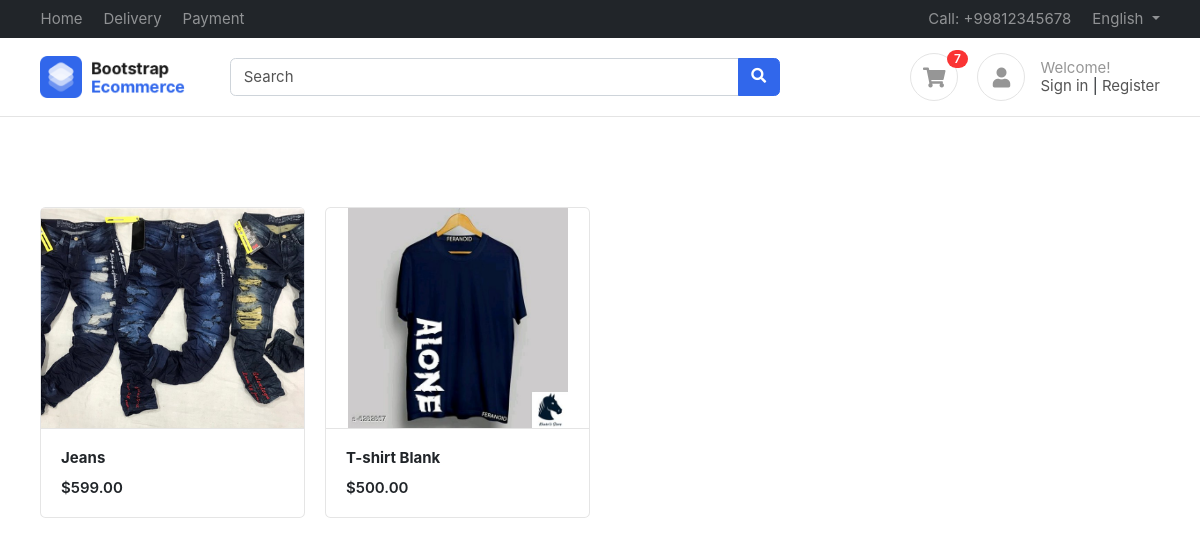
Screenshot of / (signed in) with the database file from the repository.
### accounts/models.py (models this page shows)
class Profile(BaseModel):
    user = models.OneToOneField(User, on_delete=models.CASCADE, related_name="profile")
    is_email_verified = models.BooleanField(default=False)
    email_token = models.CharField(max_length=100, null=True, blank=True)
    profile_image = models.ImageField(upload_to='profile')
    def get_cart_count(self):
        return CartItems.objects.filter(cart__is_paid=False, cart__user=self.user).count()

### products/models.py (models this page shows, shortened)
class Product(BaseModel):
    product_name=models.CharField(max_length=100)
    category=models.ForeignKey(Category,on_delete=models.CASCADE,related_name="products")
    price=models.IntegerField()
    product_description=models.TextField()
    slug=models.SlugField(unique=True,null=True,blank=True)
    color_variant=models.ManyToManyField(ColorVariant,blank=True)
    size_variant=models.ManyToManyField(SizeVariant,blank=True)
    discount_price = models.DecimalField(max_digits=10, decimal_places=2, blank=True, null=True)

class  ProductImage(BaseModel):
    product=models.ForeignKey(Product,on_delete=models.CASCADE,related_name="product_images")
    image=models.ImageField(upload_to="product")

### home/views.py (the view)
# urls.py: path('', index, name="index"),
def index(request):
    context={'products':Product.objects.all()}
    return render(request,'home/index.html',context)

### templates/home/index.html
{% extends "base/base.html"%}
{%  block start %}
<div class="container mt-5 pt-5">
    <div class="row">
        {% for product in products %}
        <div class="col-md-3">
            <figure class="card card-product-grid">
                <div class="img-wrap"> <img src="/media/{{product.product_images.first.image}}"> </div>
                <figcaption class="info-wrap border-top">
                    <a href="{% url 'get_product' product.slug %}" class="title">
                        <b>{{product.product_name}}</b></a>
                    <div class="price mt-2">${{product.price}}.00</div>
                </figcaption>
            </figure>
        </div>
        {% endfor %}
    </div>
    </div>
{% endblock %}

### templates/base/base.html (shortened to what this page needs)
<!DOCTYPE HTML>
<html lang="en">
<head>
<link href="/media/css/bootstrap.css" rel="stylesheet" type="text/css"/>
<link href="/media/fonts/fontawesome/css/all.min.css" type="text/css" rel="stylesheet">
<link href="/media/css/ui.css" rel="stylesheet" type="text/css"/>
<link href="/media/css/responsive.css" rel="stylesheet" />
</head>
<body>
	<header class="section-header">
		<nav class="navbar navbar-dark navbar-expand p-0 bg-dark">
		<div class="container">
			<ul class="navbar-nav d-none d-md-flex mr-auto">
				<li class="nav-item"><a class="nav-link" href="#">Home</a></li>
				<li class="nav-item"><a class="nav-link" href="#">Delivery</a></li>
				<li class="nav-item"><a class="nav-link" href="#">Payment</a></li>
			</ul>
			<ul class="navbar-nav">
				<li class="nav-item"><a href="#" class="nav-link"> Call: +99812345678 </a></li>
				<li class="nav-item dropdown">
					 <a href="#" class="nav-link dropdown-toggle" data-toggle="dropdown"> English </a>
				</li>
			</ul>
		  </div>
		</nav>
		<section class="header-main border-bottom">
			<div class="container">
		<div class="row align-items-center">
			<div class="col-lg-2 col-4">
				<div class="brand-wrap">
					<img class="logo" src="images/logo.png">
				</div>
			</div>
			<div class="col-lg-6 col-sm-12">
				<form action="#" class="search">
					<div class="input-group w-100">
						<input type="text" class="form-control" placeholder="Search">
						<div class="input-group-append">
						  <button class="btn btn-primary" type="submit">
							<i class="fa fa-search"></i>
						  </button>
						</div>
					</div>
				</form>
			</div>
			<div class="col-lg-4 col-sm-6 col-8">
				<div class="widgets-wrap float-md-right">
					<div class="widget-header  mr-3">
						<a href="#" class="icon icon-sm rounded-circle border"><i class="fa fa-shopping-cart"></i></a>
						<span class="badge badge-pill badge-danger notify">{{request.user.profile.get_cart_count}}</span>
					</div>
					<div class="widget-header icontext">
						<a href="#" class="icon icon-sm rounded-circle border"><i class="fa fa-user"></i></a>
						<div class="text">
							<span class="text-muted">Welcome!</span>
							<div>
								<a href="#">Sign in</a> |
								<a href="#"> Register</a>
							</div>
						</div>
					</div>
				</div>
			</div>
		</div>
			</div>
		</section>
	</header>
	{% block start %}
	{% endblock %}
</body>
</html>

### public/static/css/ui.css (style rules this page uses)
html { font-family: 'Inter', sans-serif; font-size: 15px; }
.img-wrap { text-align: center; display: block; }
.img-wrap img { max-width: 100%; }
.icon-xs, .icon-sm, .icon-md, .icon-lg { display: inline-block; text-align: center; flex-shrink: 0; flex-grow: 0; }
.icon-sm { width: 48px; height: 48px; line-height: 48px; font-size: 20px; }
figure { margin-bottom: 0; }
.card .title { color: #212529; }
.header-main { position: relative; padding-top: 1rem; padding-bottom: 1rem; }
.brand-wrap .logo, .navbar-brand .logo { margin-right: 7px; max-height: 42px; display: inline-block; }
.widget-header { display: inline-block; vertical-align: middle; position: relative; }
.widget-header a { color: #545454; }
.widget-header i { color: #969696; }
.widget-header .notify { position: absolute; top: -3px; right: -10px; }
[class*='card-product'] a.title { color: #212529; display: block; }
[class*='card-product'] .img-wrap { overflow: hidden; position: relative; }
[class*='card-product'] .img-wrap img { height: 100%; max-width: 100%; width: auto; display: inline-block; object-fit: cover; }
.card-product-grid { margin-bottom: 20px; }
.card-product-grid .img-wrap { border-radius: 0.2rem 0.2rem 0 0; height: 220px; }
.card-product-grid .info-wrap { overflow: hidden; padding: 18px 20px; }
.card .img-wrap { overflow: hidden; }
.icontext { display: inline-flex; align-items: center; vertical-align: middle; }
.icontext .text { width: 100%; line-height: 1.2; color: #212529; }
.icontext .icon { position: relative; margin-right: 15px; flex-shrink: 0; flex-grow: 0; }
.notify { position: absolute; top: -4px; right: -10px; display: inline-block; padding: .25em .6em; font-size: 12px; line-height: 1; text-align: center; border-radius: 3rem; color: #fff; background-color: #fa3434; }
.price { font-weight: 600; color: #212529; }

### rows the page displays
Product: product_images.first.image (picture), product_name "Jeans", price "599"
Product: product_images.first.image (picture), product_name "T-shirt Blank", price "500"

### other values shown
{{ request.user.profile.get_cart_count }} "7"
